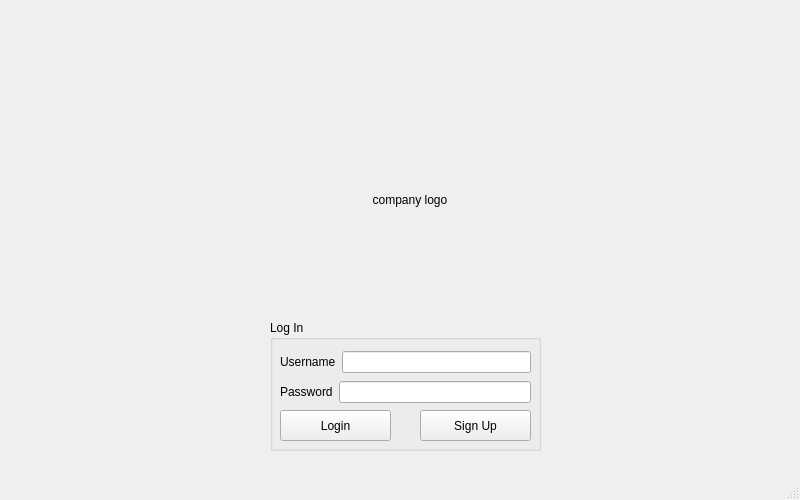
<?xml version="1.0" encoding="UTF-8"?>
<ui version="4.0">
 <class>Login</class>
 <widget class="QMainWindow" name="Login">
  <property name="geometry">
   <rect>
    <x>0</x>
    <y>0</y>
    <width>800</width>
    <height>500</height>
   </rect>
  </property>
  <property name="sizePolicy">
   <sizepolicy hsizetype="Preferred" vsizetype="Preferred">
    <horstretch>0</horstretch>
    <verstretch>0</verstretch>
   </sizepolicy>
  </property>
  <property name="minimumSize">
   <size>
    <width>800</width>
    <height>500</height>
   </size>
  </property>
  <property name="maximumSize">
   <size>
    <width>800</width>
    <height>500</height>
   </size>
  </property>
  <property name="windowTitle">
   <string>Login</string>
  </property>
  <property name="autoFillBackground">
   <bool>true</bool>
  </property>
  <property name="styleSheet">
   <string notr="true"/>
  </property>
  <widget class="QWidget" name="centralwidget">
   <property name="sizePolicy">
    <sizepolicy hsizetype="Preferred" vsizetype="Preferred">
     <horstretch>0</horstretch>
     <verstretch>0</verstretch>
    </sizepolicy>
   </property>
   <property name="styleSheet">
    <string notr="true"/>
   </property>
   <widget class="QLabel" name="companyLogo">
    <property name="geometry">
     <rect>
      <x>160</x>
      <y>100</y>
      <width>500</width>
      <height>200</height>
     </rect>
    </property>
    <property name="text">
     <string>company logo</string>
    </property>
    <property name="alignment">
     <set>Qt::AlignCenter</set>
    </property>
   </widget>
   <widget class="QGroupBox" name="groupBox">
    <property name="geometry">
     <rect>
      <x>270</x>
      <y>320</y>
      <width>271</width>
      <height>131</height>
     </rect>
    </property>
    <property name="styleSheet">
     <string notr="true"/>
    </property>
    <property name="title">
     <string>Log In</string>
    </property>
    <widget class="QWidget" name="layoutWidget">
     <property name="geometry">
      <rect>
       <x>10</x>
       <y>30</y>
       <width>251</width>
       <height>24</height>
      </rect>
     </property>
     <layout class="QHBoxLayout" name="username_layout">
      <item>
       <widget class="QLabel" name="username_label">
        <property name="text">
         <string>Username</string>
        </property>
       </widget>
      </item>
      <item>
       <widget class="QLineEdit" name="username_edit">
        <property name="text">
         <string/>
        </property>
       </widget>
      </item>
     </layout>
    </widget>
    <widget class="QPushButton" name="login_button">
     <property name="geometry">
      <rect>
       <x>10</x>
       <y>90</y>
       <width>111</width>
       <height>31</height>
      </rect>
     </property>
     <property name="text">
      <string>Login</string>
     </property>
    </widget>
    <widget class="QWidget" name="layoutWidget">
     <property name="geometry">
      <rect>
       <x>10</x>
       <y>60</y>
       <width>251</width>
       <height>24</height>
      </rect>
     </property>
     <layout class="QHBoxLayout" name="password_layout">
      <item>
       <widget class="QLabel" name="password_label">
        <property name="text">
         <string>Password</string>
        </property>
       </widget>
      </item>
      <item>
       <widget class="QLineEdit" name="password_edit">
        <property name="text">
         <string/>
        </property>
       </widget>
      </item>
     </layout>
    </widget>
    <widget class="QPushButton" name="signUp_button">
     <property name="geometry">
      <rect>
       <x>150</x>
       <y>90</y>
       <width>111</width>
       <height>31</height>
      </rect>
     </property>
     <property name="text">
      <string>Sign Up</string>
     </property>
    </widget>
   </widget>
  </widget>
  <widget class="QMenuBar" name="menubar">
   <property name="geometry">
    <rect>
     <x>0</x>
     <y>0</y>
     <width>800</width>
     <height>37</height>
    </rect>
   </property>
  </widget>
  <widget class="QStatusBar" name="statusbar"/>
 </widget>
 <resources/>
 <connections/>
</ui>
